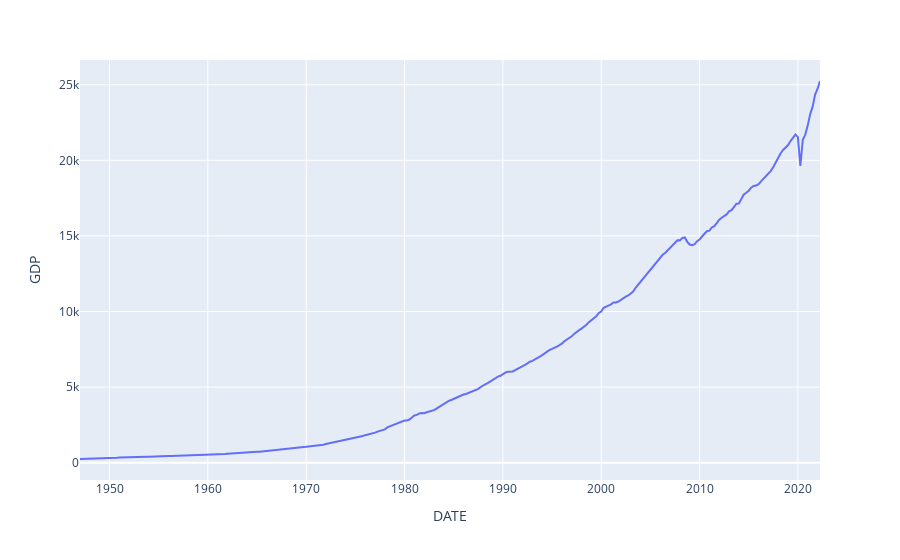

Write notebook code for a chart like this one.
### Code cell
# data visualization - 1 - GDP
plt.figure(figsize=(60, 30))
fig = px.line(gdp, x="DATE", y="GDP")
fig.show()

### Figure 1 — Plotly figure (JSON) as saved in the notebook; plotly's stock layout.template omitted (floating-point values rounded to 4 significant figures; data arrays with more than 128 entries replaced by an {"elided": "..."} marker saying what was removed)
{"data": [{"hovertemplate": "DATE=%{x}<br>GDP=%{y}<extra></extra>", "legendgroup": "", "line": {"color": "#636efa", "dash": "solid"}, "marker": {"symbol": "circle"}, "mode": "lines", "name": "", "orientation": "v", "showlegend": false, "type": "scatter", "x": {"elided": "302 str values"}, "xaxis": "x", "y": {"elided": "302 float values"}, "yaxis": "y"}], "layout": {"legend": {"tracegroupgap": 0}, "margin": {"t": 60}, "xaxis": {"anchor": "y", "domain": [0, 1], "title": {"text": "DATE"}}, "yaxis": {"anchor": "x", "domain": [0, 1], "title": {"text": "GDP"}}}}
